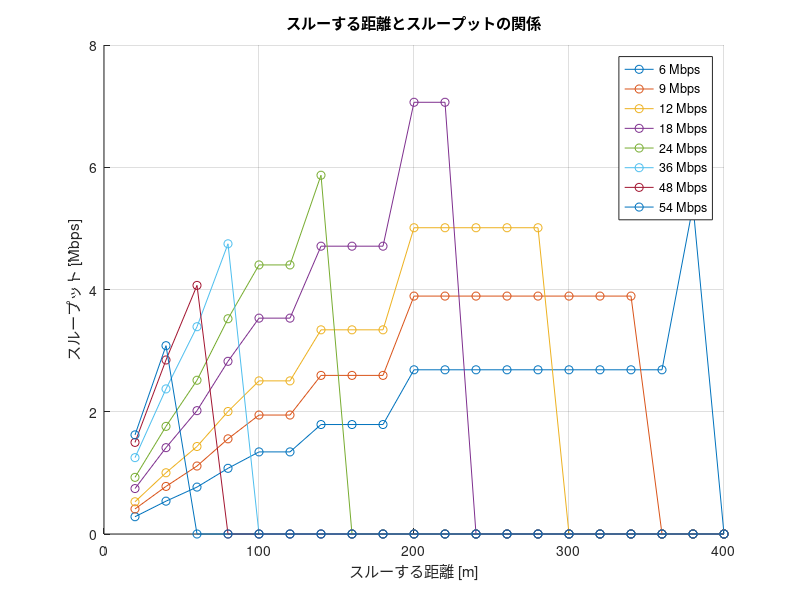

MATLAB code for this plot:
%端末間のスルーする距離を変化させたときのスループット
% パラメータの設定
Rmin = [-82, -81, -79, -77, -74, -70, -66, -65]; % 最小受信感度 [dBm]
Tp = 10; % 送信電力 [dBm]
f = 2.4 * 10^9; % 周波数 [Hz]
c = 3 * 10^8; % 光速 [m/s]
d = 20;% 端末間の距離 [m]
N = 20; % 端末数
TR = [6, 9, 12, 18, 24, 36, 48, 54]; % 伝送レート [Mbps]

databit = [24, 36, 48, 72, 96, 144, 192, 216]; % OFDMシンボルごとのデータビット[bit]
PLCP_pre = 16; % PLCPプリアンブル[μs]
PLCPhead_sig = 1; % PLCPヘッダ（シグナル）[μs]
PLCPhead_ser = 16; % PLCPヘッダ（サービス）[μs]
ACK = 80; % 802.11ACKフレーム[bit]
MAC = 192; % 802.11MACヘッダ[bit]
LLC = 64; % LLCヘッダ[bit]
packet = 12000; % IPパケット[bit]
FCS = 32; % FCS[bit]
tail = 6; % テイルビット[bit]
SIFS = 10; % [μs]
DIFS = 34; % [μs]
backoff = 101.5; % 平均バックオフ制御時間 [μs]

% 変数の初期化
nt = zeros(size(TR)); % 総送信回数
d1 = zeros(size(TR)); % 各変調方式における伝送距離[m]
Lfs = zeros(size(TR)); % 距離減衰 [dB]
ACK_t = zeros(size(TR)); % ACKフレーム長[μs]
data_t = zeros(size(TR)); % データ長[μs]
throughput1 = zeros(size(TR)); % 端末間のスループット [Mbps]
throughput2 = zeros(size(TR)); % 全体のスループット [Mbps]
total_tt = zeros(size(TR)); % 1パケットの全体(100台)の送信時間[μs]

% 色の設定
colorOrder = lines(length(TR));

% スループットと距離のプロット
figure;
hold on;

for i = 1:length(TR)
    Lfs(i) = Tp - Rmin(i); % 距離減衰 [dB]
    d1(i) = ((10^(Lfs(i) / 20)) * c) / (4 * pi * f); % 伝送距離 [m]
    % フレームの計算
    ACK_t(i) = PLCP_pre + (PLCPhead_sig + ceil((PLCPhead_ser + ACK + FCS + tail) / databit(i))) * 4;
    data_t(i) = PLCP_pre + (PLCPhead_sig + ceil((PLCPhead_ser + MAC + LLC + packet + FCS + tail) / databit(i))) * 4;

    % スループットの計算とプロットデータの準備
    distance = [];
    throughput = [];

    for j =1:20
        if (d1(i) >= j * d) % 端末間の距離が最大伝送距離より短かったら
            % 総送信回数の計算
            if mod(N - 1, j) == 0
                nt(j) = (N - 1) / j;
            else
                nt(j) = floor((N - 1) / j) + 1;
            end

            % スループットの計算
            total_tt(j) = (ACK_t(i) + data_t(i) + SIFS +6+ backoff ) * nt(j);
            throughput(j) = packet / total_tt(j);
            distance(j) = j * d;
        else
            throughput(j) = 0;
            distance(j) = j * d;
        end
    end

    % プロット
    plot(distance, throughput, '-o', 'Color', colorOrder(i, :), 'DisplayName', sprintf('%d Mbps', TR(i)));
end

xlabel('スルーする距離 [m]');
ylabel('スループット [Mbps]');
title('スルーする距離とスループットの関係');
grid on;
hold off;

% 凡例の追加
legend show;
